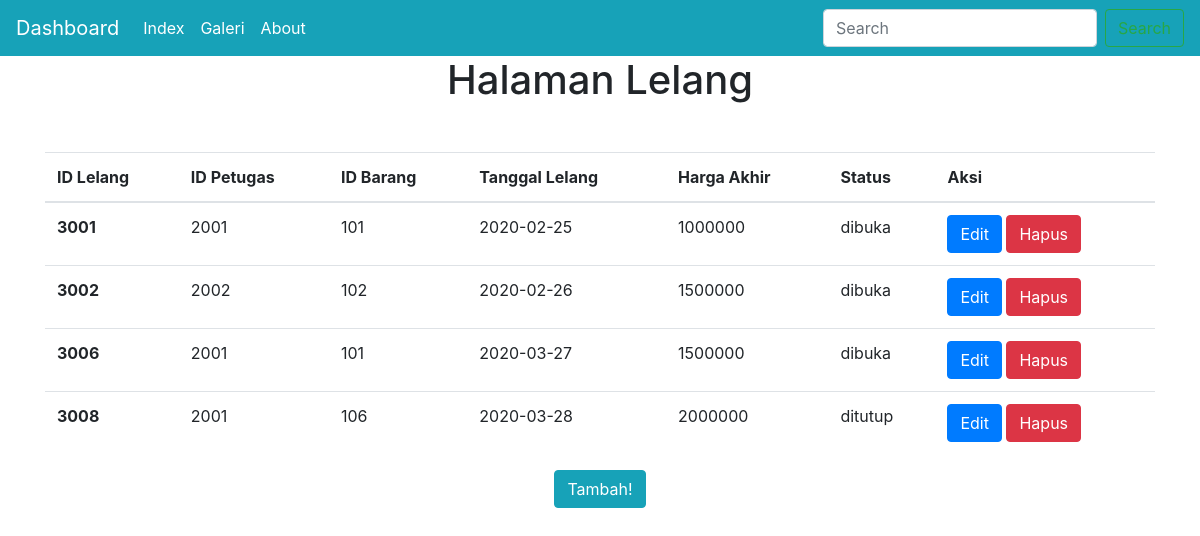
The page /lelang.php on the database its author committed.
### tables this page shows
CREATE TABLE `lelang` (
  `id_lelang` int(11) NOT NULL,
  `id_petugas` int(11) NOT NULL,
  `id_barang` int(11) NOT NULL,
  `tgl_lelang` date NOT NULL,
  `harga_akhir` bigint(15) NOT NULL,
  `status` enum('dibuka','ditutup') NOT NULL
);

### db.php (called while the page is built, shortened)
<?php
class Database {
    private $host = 'localhost';
    private $user = 'root';
    private $pass = '';
    private $db   = 'lelang';
    public function connect()
    {
        $this->koneksi = mysqli_connect($this->host, $this->user, $this->pass, $this->db);
        return $this->koneksi;
    }
    public function getAll($table)
    {
        $koneksi = $this->connect();
        $query = mysqli_query($koneksi, "SELECT * FROM {$table}");
        $result = [];
        while ( $row = mysqli_fetch_array($query, MYSQLI_ASSOC) ) {
            $result[] = $row;
        }
        return $result;
    }
}

### lelang.php (the view, shortened to what this page needs)
<!DOCTYPE html>
<html>
    <head>
        <link rel="stylesheet" href="bootstrap-4.3.1-dist/css/bootstrap.css">
    </head>
    <body>
    <nav class="navbar navbar-expand-lg navbar-dark bg-info">
            <a class="navbar-brand" href="dashboard.php">Dashboard</a>
            <div class="collapse navbar-collapse" id="navbarSupportedContent">
                <ul class="navbar-nav mr-auto">
                    <li class="nav-item active">
                        <a class="nav-link" href="index.php">Index <span class="sr-only">(current)</span></a>
                    </li>
                    <li class="nav-item active">
                        <a class="nav-link" href="galeri.php">Galeri<span class="sr-only">(current)</span></a>
                    </li>
                    <li class="nav-item active">
                        <a class="nav-link" href="about.php">About<span class="sr-only">(current)</span></a>
                    </li>
                </ul>
                <form class="form-inline my-2 my-lg-0">
                    <input class="form-control mr-sm-2" type="search" placeholder="Search" aria-label="Search">
                    <button class="btn btn-outline-success my-2 my-sm-0" type="submit">Search</button>
                </form>
            </div>
        </nav>
    <center><h1>Halaman Lelang</h1></center>
        <?php
        include "db.php";
        $db = new Database();
        $data = $db->getAll('lelang');
        ?>
        <div class="container mt-5">
        <table class="table">
            <thead>
                <tr>
                    <th scope="col">ID Lelang</th>
                    <th scope="col">ID Petugas</th>
                    <th scope="col">ID Barang</th>
                    <th scope="col">Tanggal Lelang</th>
                    <th scope="col">Harga Akhir</th>
                    <th scope="col">Status</th>
                    <th scope="col">Aksi</th>
                </tr>
            </thead>
            <tbody>
                <?php foreach($data as $d): ?>
                    <tr>
                        <th scope="row"><?php echo $d['id_lelang'];?></th>
                        <td><?php echo $d['id_petugas'];?></td>
                        <td><?php echo $d['id_barang'];?></td>
                        <td><?php echo $d['tgl_lelang'];?></td>
                        <td><?php echo $d['harga_akhir'];?></td>
                        <td><?php echo $d['status'];?></td>
                        <td>
                            <a href="form_ubah_lelang.php?id=<?php echo $d['id_lelang']; ?>" class="btn btn-primary">Edit</a>
                            <a href="proses_hapus_lelang.php?id=<?php echo $d['id_lelang']; ?>"
                            class="btn btn-danger" onclick="return confirm('Apakah anda yakin akan menghapus data ini?')">Hapus</a>
                        </td>
                    </tr>
<?php endforeach; ?>
  </tbody>
</table>
        </div>
      <center><a href="form_tambah_lelang.php" class="btn btn-info">Tambah!</a></center>
</body>
</html>

### rows shown on the page
lelang: id_lelang "3001", id_petugas "2001", id_barang "101", tgl_lelang "2020-02-25", harga_akhir "1000000", status "dibuka"
lelang: id_lelang "3002", id_petugas "2002", id_barang "102", tgl_lelang "2020-02-26", harga_akhir "1500000", status "dibuka"
lelang: id_lelang "3006", id_petugas "2001", id_barang "101", tgl_lelang "2020-03-27", harga_akhir "1500000", status "dibuka"
lelang: id_lelang "3008", id_petugas "2001", id_barang "106", tgl_lelang "2020-03-28", harga_akhir "2000000", status "ditutup"
